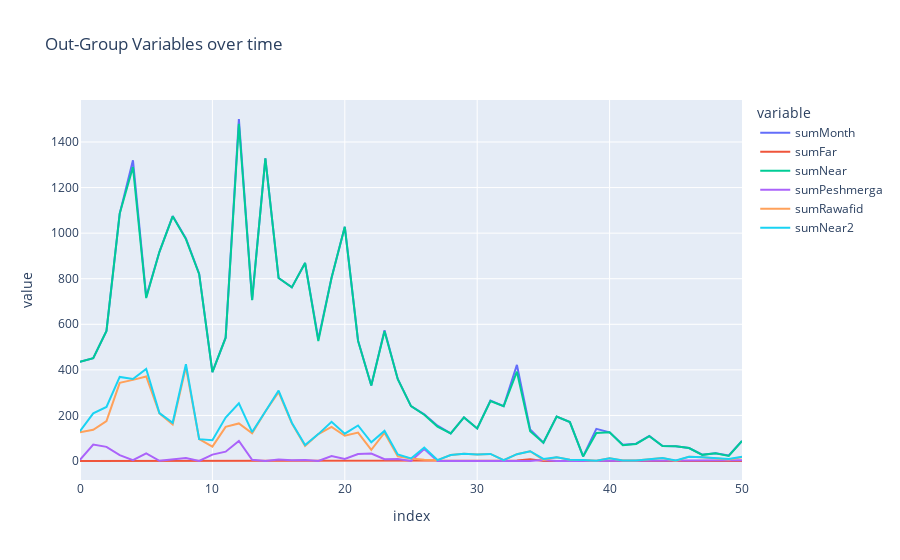

Notebook source saved alongside this figure:
### Code cell
import plotly.express as px

# Assuming `df` is your DataFrame and `column_name` is the column you're interested in
fig = px.line(casulties_df, y=col_li, title='Out-Group Variables over time')
fig.show()

### Figure 1 — Plotly figure (JSON) as saved in the notebook; plotly's stock layout.template omitted (floating-point values rounded to 4 significant figures)
{"data": [{"hovertemplate": "variable=sumMonth<br>index=%{x}<br>value=%{y}<extra></extra>", "legendgroup": "sumMonth", "line": {"color": "#636efa", "dash": "solid"}, "marker": {"symbol": "circle"}, "mode": "lines", "name": "sumMonth", "orientation": "v", "showlegend": true, "type": "scatter", "x": [0, 1, 2, 3, 4, 5, 6, 7, 8, 9, 10, 11, 12, 13, 14, 15, 16, 17, 18, 19, 20, 21, 22, 23, 24, 25, 26, 27, 28, 29, 30, 31, 32, 33, 34, 35, 36, 37, 38, 39, 40, 41, 42, 43, 44, 45, 46, 47, 48, 49, 50], "xaxis": "x", "y": [435, 451, 571, 1086, 1320, 721, 918, 1075, 977, 822, 390, 541, 1501, 707, 1328, 803, 762, 869, 535, 804, 1028, 529, 331, 574, 360, 241, 205, 155, 121, 191, 143, 265, 241, 422, 139, 80, 195, 171, 20, 141, 126, 71, 76, 110, 66, 65, 57, 28, 34, 24, 88], "yaxis": "y"}, {"hovertemplate": "variable=sumFar<br>index=%{x}<br>value=%{y}<extra></extra>", "legendgroup": "sumFar", "line": {"color": "#EF553B", "dash": "solid"}, "marker": {"symbol": "circle"}, "mode": "lines", "name": "sumFar", "orientation": "v", "showlegend": true, "type": "scatter", "x": [0, 1, 2, 3, 4, 5, 6, 7, 8, 9, 10, 11, 12, 13, 14, 15, 16, 17, 18, 19, 20, 21, 22, 23, 24, 25, 26, 27, 28, 29, 30, 31, 32, 33, 34, 35, 36, 37, 38, 39, 40, 41, 42, 43, 44, 45, 46, 47, 48, 49, 50], "xaxis": "x", "y": [0, 0, 0, 0, 0, 0, 0, 0, 3, 2, 0, 0, 0, 1, 0, 0, 0, 0, 0, 0, 0, 2, 0, 2, 0, 0, 2, 0, 0, 0, 0, 0, 0, 2, 8, 0, 0, 0, 0, 0, 0, 2, 1, 1, 0, 0, 0, 0, 0, 2, 0], "yaxis": "y"}, {"hovertemplate": "variable=sumNear<br>index=%{x}<br>value=%{y}<extra></extra>", "legendgroup": "sumNear", "line": {"color": "#00cc96", "dash": "solid"}, "marker": {"symbol": "circle"}, "mode": "lines", "name": "sumNear", "orientation": "v", "showlegend": true, "type": "scatter", "x": [0, 1, 2, 3, 4, 5, 6, 7, 8, 9, 10, 11, 12, 13, 14, 15, 16, 17, 18, 19, 20, 21, 22, 23, 24, 25, 26, 27, 28, 29, 30, 31, 32, 33, 34, 35, 36, 37, 38, 39, 40, 41, 42, 43, 44, 45, 46, 47, 48, 49, 50], "xaxis": "x", "y": [435, 451, 571, 1086, 1290, 715, 918, 1074, 974, 820, 390, 541, 1480, 706, 1328, 803, 762, 869, 526, 804, 1028, 527, 331, 569, 359, 241, 203, 151, 121, 191, 143, 263, 241, 392, 131, 80, 195, 171, 20, 123, 126, 69, 75, 109, 66, 65, 57, 27, 34, 22, 88], "yaxis": "y"}, {"hovertemplate": "variable=sumPeshmerga<br>index=%{x}<br>value=%{y}<extra></extra>", "legendgroup": "sumPeshmerga", "line": {"color": "#ab63fa", "dash": "solid"}, "marker": {"symbol": "circle"}, "mode": "lines", "name": "sumPeshmerga", "orientation": "v", "showlegend": true, "type": "scatter", "x": [0, 1, 2, 3, 4, 5, 6, 7, 8, 9, 10, 11, 12, 13, 14, 15, 16, 17, 18, 19, 20, 21, 22, 23, 24, 25, 26, 27, 28, 29, 30, 31, 32, 33, 34, 35, 36, 37, 38, 39, 40, 41, 42, 43, 44, 45, 46, 47, 48, 49, 50], "xaxis": "x", "y": [5, 72, 62, 26, 4, 33, 1, 8, 13, 0, 28, 41, 88, 5, 0, 7, 3, 4, 0, 22, 9, 31, 33, 8, 9, 0, 53, 0, 0, 0, 0, 0, 0, 0, 0, 4, 0, 0, 0, 0, 0, 0, 0, 0, 0, 2, 0, 0, 0, 2, 3], "yaxis": "y"}, {"hovertemplate": "variable=sumRawafid<br>index=%{x}<br>value=%{y}<extra></extra>", "legendgroup": "sumRawafid", "line": {"color": "#FFA15A", "dash": "solid"}, "marker": {"symbol": "circle"}, "mode": "lines", "name": "sumRawafid", "orientation": "v", "showlegend": true, "type": "scatter", "x": [0, 1, 2, 3, 4, 5, 6, 7, 8, 9, 10, 11, 12, 13, 14, 15, 16, 17, 18, 19, 20, 21, 22, 23, 24, 25, 26, 27, 28, 29, 30, 31, 32, 33, 34, 35, 36, 37, 38, 39, 40, 41, 42, 43, 44, 45, 46, 47, 48, 49, 50], "xaxis": "x", "y": [126, 137, 175, 343, 356, 371, 209, 160, 412, 96, 63, 150, 165, 122, 217, 302, 165, 66, 118, 150, 111, 125, 49, 124, 20, 11, 6, 4, 26, 32, 29, 31, 4, 30, 43, 5, 16, 6, 4, 1, 12, 2, 2, 6, 13, 0, 19, 16, 11, 7, 16], "yaxis": "y"}, {"hovertemplate": "variable=sumNear2<br>index=%{x}<br>value=%{y}<extra></extra>", "legendgroup": "sumNear2", "line": {"color": "#19d3f3", "dash": "solid"}, "marker": {"symbol": "circle"}, "mode": "lines", "name": "sumNear2", "orientation": "v", "showlegend": true, "type": "scatter", "x": [0, 1, 2, 3, 4, 5, 6, 7, 8, 9, 10, 11, 12, 13, 14, 15, 16, 17, 18, 19, 20, 21, 22, 23, 24, 25, 26, 27, 28, 29, 30, 31, 32, 33, 34, 35, 36, 37, 38, 39, 40, 41, 42, 43, 44, 45, 46, 47, 48, 49, 50], "xaxis": "x", "y": [131, 209, 237, 369, 360, 404, 210, 168, 425, 96, 91, 191, 253, 127, 217, 309, 168, 70, 118, 172, 120, 156, 82, 132, 29, 11, 59, 4, 26, 32, 29, 31, 4, 30, 43, 9, 16, 6, 4, 1, 12, 2, 2, 6, 13, 2, 19, 16, 11, 9, 19], "yaxis": "y"}], "layout": {"legend": {"title": {"text": "variable"}, "tracegroupgap": 0}, "title": {"text": "Out-Group Variables over time"}, "xaxis": {"anchor": "y", "domain": [0, 1], "title": {"text": "index"}}, "yaxis": {"anchor": "x", "domain": [0, 1], "title": {"text": "value"}}}}
